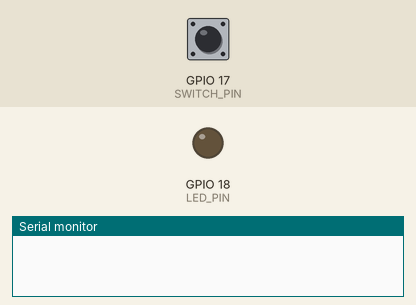
A sketch run on a simulated ESP32. Parts: output pins drawn as LEDs (lit = HIGH), the last lines printed to the serial monitor. Dashed ring = blinking. Inputs (shaded band) come from the test bench; at power-on: GPIO 17 (SWITCH_PIN) LOW.

Above: at 1.2 s.
1.3 s: GPIO 17 (SWITCH_PIN) pulled HIGH for 0.15 s
At 2.5 s:
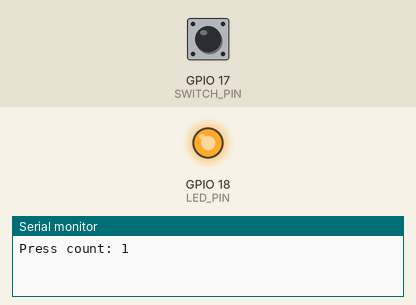
3.3 s: GPIO 17 (SWITCH_PIN) pulled HIGH for 1 s
At 5.6 s:
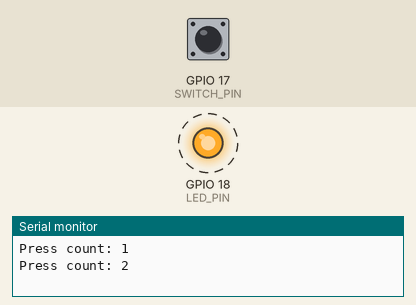
7.3 s: GPIO 17 (SWITCH_PIN) pulled HIGH for 3.2 s
At 8.3 s:
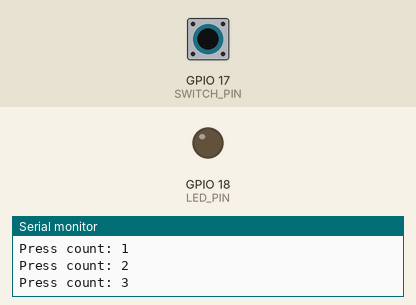
Timing chart, 0 to 10.3 s (numbered marks = the images above; inputs shaded):
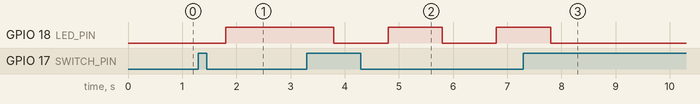

Measured:
- after the input at 1.3 s, GPIO 18 (LED_PIN): LOW → HIGH after 0.50 s
- after the input at 3.3 s, GPIO 18 (LED_PIN): alternates HIGH for 1.0 s and LOW for 1.0 s, starting after 0.50 s
- after the input at 7.3 s, GPIO 18 (LED_PIN): goes on until 7.8 s, then stays LOW

The sketch:

ESP32_DEMO2.ino
```cpp
const int LED_PIN = 18;  // Pin untuk LED
const int SWITCH_PIN = 17;  // Pin untuk switch

int pressCount = 0;  // Hitungan jumlah penekanan switch
unsigned long previousMillis = 0;  // Waktu terakhir LED diperbarui
const long interval = 1000;  // Interval untuk berkedip (1 detik)

void setup() {
  Serial.begin(9600);  // Memulai komunikasi serial untuk debug
  pinMode(SWITCH_PIN, INPUT);  // Set pin switch sebagai input
  pinMode(LED_PIN, OUTPUT);  // Set pin LED sebagai output
}

void loop() {
  static int lastSwitchState = LOW;  // Menyimpan status switch sebelumnya

  // Membaca status switch dan deteksi perubahan (rising edge)
  int switchState = digitalRead(SWITCH_PIN);
  if (switchState == HIGH && lastSwitchState == LOW) {
    pressCount++;
    Serial.print("Press count: ");
    Serial.println(pressCount);
    delay(500);  // Penundaan untuk menghindari bouncing pada switch
  }
  lastSwitchState = switchState;  // Menyimpan status switch untuk iterasi berikutnya

  // Bergantinya mode berdasarkan jumlah penekanan switch
  switch (pressCount % 3) {
    case 0:  // Mode 3: LED MATI
      digitalWrite(LED_PIN, LOW);
      break;
    case 1:  // Mode 1: LED MENYALA
      digitalWrite(LED_PIN, HIGH);
      break;
    case 2:  // Mode 2: LED BERKEDIP
      if (millis() - previousMillis >= interval) {
        previousMillis = millis();
        digitalWrite(LED_PIN, !digitalRead(LED_PIN));  // Membalikkan status LED
      }
      break;
  }
}
```
